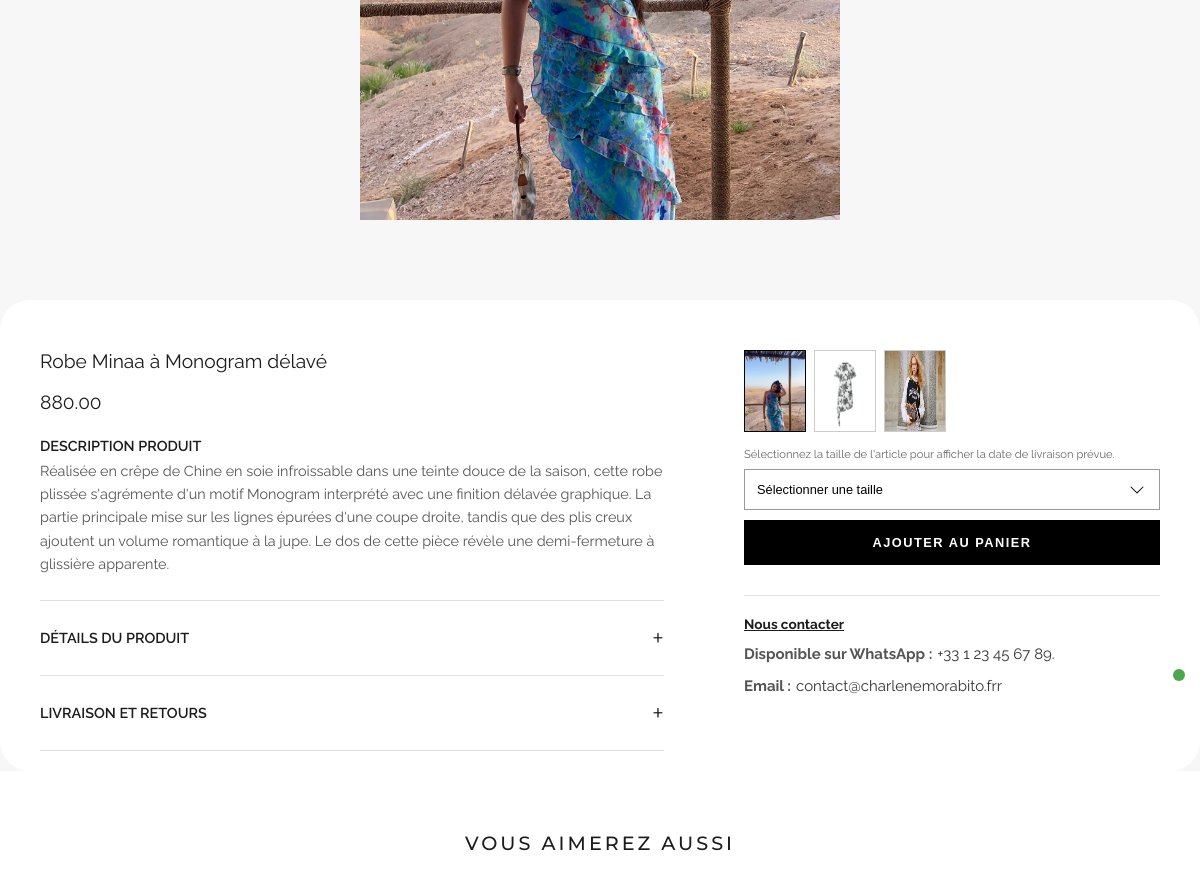
Page /model2/1/ (middle part) on the earlier database version.
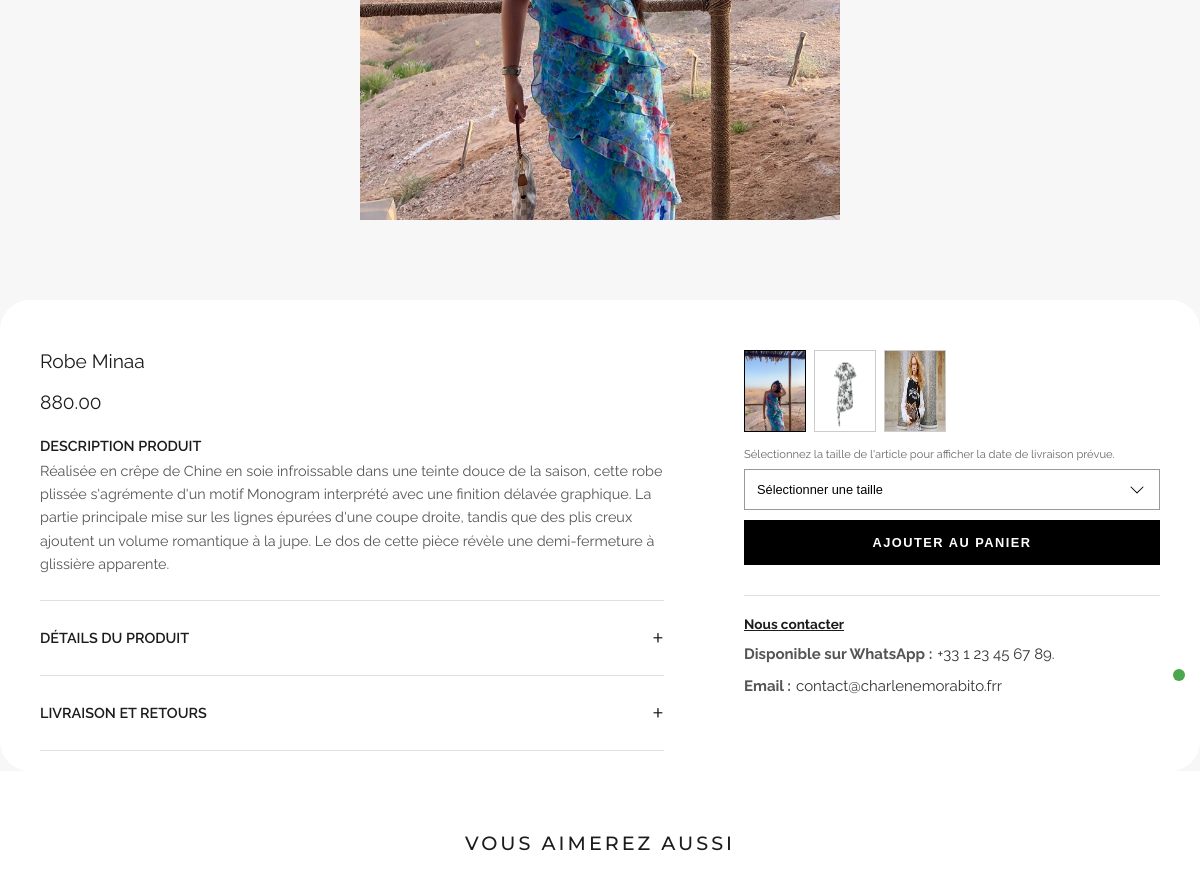
Same page on the later database version.
### pages/models.py (models this page shows, shortened)
class Product(models.Model):
    name = models.CharField(max_length=255)
    slug = models.SlugField(unique=False, blank=True)
    price = models.DecimalField(max_digits=10, decimal_places=2)
    description = models.TextField(blank=True)
    main_image = models.ImageField(upload_to='products/main/')
    created_at = models.DateTimeField(auto_now_add=True)
    updated_at = models.DateTimeField(auto_now=True)
    is_displayed = models.BooleanField(default=False)

### pages/views.py (the view)
# urls.py: path('model2/<int:product_id>/', model_view2, name='model2'),
def model_view2(request, product_id):
    product = get_object_or_404(Product, id=product_id)
    brand = Brand.objects.first() or Brand.objects.create()
    delivery_info = DeliveryReturnInfo.objects.first() or DeliveryReturnInfo.objects.create(content='')
    suggested_products = Product.objects.filter(is_displayed=True).exclude(id=product.id)[:6]
    context = {
        'product': product,
        'brand': brand,
        'delivery_info': delivery_info,
        'suggested_products': suggested_products
    }
    return render(request, 'pages/home/catalogue/model_view2.html', context)

### pages/templates/pages/home/catalogue/model_view2.html (shortened to what the changed rows need)
{% load static %}
<!DOCTYPE html>
<html lang="fr">
<head>
    <link rel="stylesheet" href="{% static 'pages/style_header_2.css' %}">
    <link rel="stylesheet" href="{% static 'pages/style_commun.css' %}">
</head>
<body>
    <main>
        <div class="hero-image-section">
            <img
                id="main-product-image"
                src="{% if product.main_image %}{{ product.main_image.url }}{% else %}{% static 'pages/images/robes/mini-jupe-a-pli-imprime-guepards-et-palmettes--5E0343DSDE-worn-1-0-0-800-800_g (1).webp' %}{% endif %}"
                alt="{{ product.name }}"
                style="cursor: pointer;"
                onclick="openModal('product_images_panel')"
            >
        </div>
        <section class="product-details-section">
            <div class="details-left-column">
                <div class="info-header">
                    <h1 onclick="openModal('edit_product_info')" style="cursor: pointer;">
                        {{ product.name|default:"Nom du produit" }}
                    </h1>
                    <p class="price">{{ product.price|default:"0,00 €" }}</p>
                </div>
                <div class="static-description" style="margin-top: -30px;">
                    <h2>Description Produit</h2>
                    <p onclick="openModal('edit_product_info')" style="cursor: pointer;">
                        {{ product.description|default:"Aucune description pour ce produit." }}
                    </p>
                </div>
            </div>
            <div class="details-right-column">
                <div class="product-thumbnails">
                    {% if product.main_image %}
                        <img class="thumbnail-item active" src="{{ product.main_image.url }}" alt="Image principale">
                    {% endif %}
                    {% for image in product.images.all %}
                        <img class="thumbnail-item" src="{{ image.image.url }}" alt="Image supplémentaire">
                    {% endfor %}
                </div>
            </div>
        </section>
    </main>
    {% include "pages/home/catalogue/plus.html" %}
</body>
</html>

Differences in the rows shown:
changed Product: name "Robe Minaa à Monogram délavé" → "Robe Minaa"
